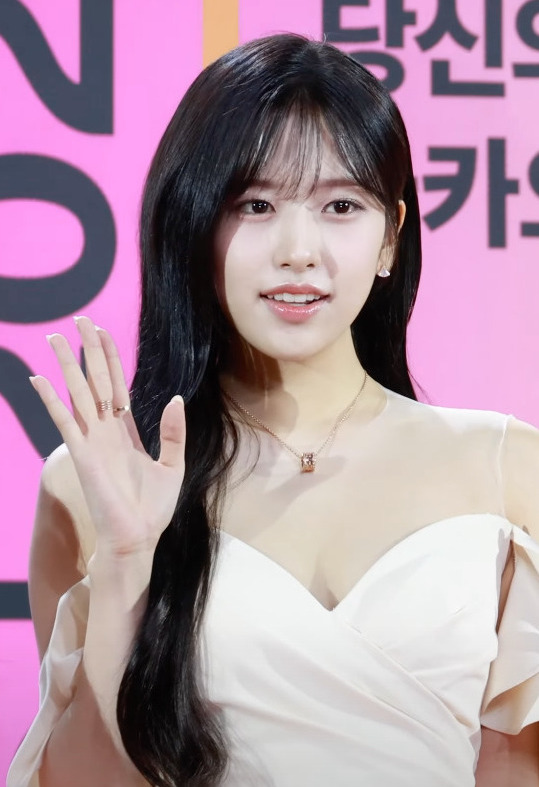
#> input picture pattern/image/000.png, 539 x 787 px
$ python pre_process.py
#> lines starting #> are read from the running program, lines starting #| are printed output that depends on the picture
import cv2
import numpy as np
image = cv2.imread('./image/000.png')
#> image is the input picture: shape (787, 539, 3); mean B, G, R 158, 143.6, 170.1
image = cv2.resize(image, (224, 224))
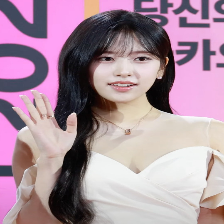
#> image: shape (224, 224, 3); mean B, G, R 157.9, 143.5, 170
print(image.shape)
#| (224, 224, 3)
cv2.imwrite('./image/001.png', image)
image_save = image.transpose((2, 0, 1))
with open("image_pattern.txt", "w") as f:
    f.write(' '.join(map(str, image_save.flatten().tolist())) )

with open("image_pattern.txt", "r") as f:
    data = list(map(int, f.read().split()))

image_rc = np.array(data).reshape(3, 224, 224).transpose(1, 2, 0)
image_rc = np.uint8(image_rc)
print(image_rc.shape)
cv2.imwrite('./reconstructed_image.png', image_rc)
cv2.imshow('Reconstructed Image', image_rc)
cv2.waitKey(0)
cv2.destroyAllWindows()
